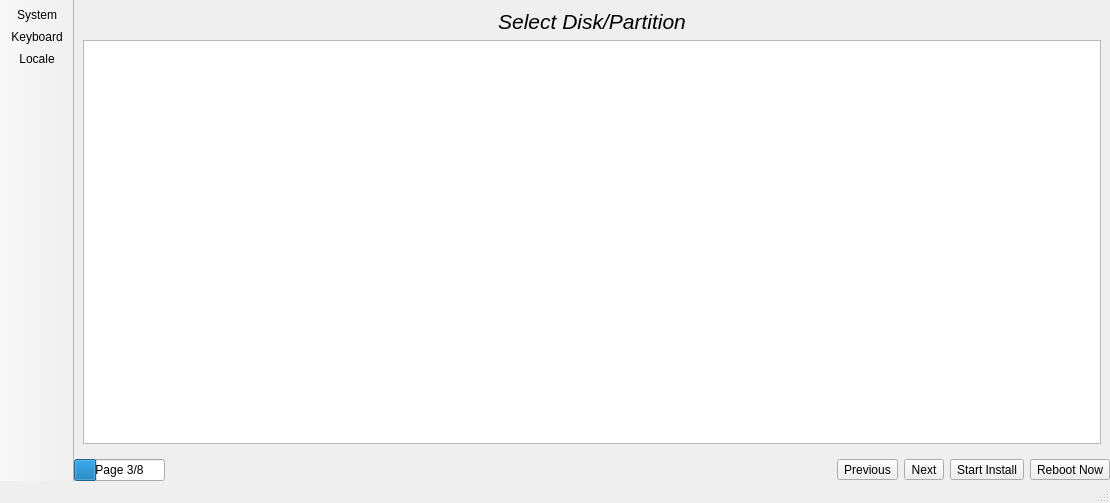
<?xml version="1.0" encoding="UTF-8"?>
<ui version="4.0">
 <class>MainUI</class>
 <widget class="QMainWindow" name="MainUI">
  <property name="geometry">
   <rect>
    <x>0</x>
    <y>0</y>
    <width>1110</width>
    <height>503</height>
   </rect>
  </property>
  <property name="windowTitle">
   <string>MainWindow</string>
  </property>
  <widget class="QWidget" name="centralwidget">
   <layout class="QVBoxLayout" name="verticalLayout">
    <property name="leftMargin">
     <number>0</number>
    </property>
    <property name="topMargin">
     <number>0</number>
    </property>
    <property name="rightMargin">
     <number>0</number>
    </property>
    <property name="bottomMargin">
     <number>0</number>
    </property>
    <item>
     <widget class="QStackedWidget" name="stackedWidget">
      <property name="currentIndex">
       <number>1</number>
      </property>
      <widget class="QWidget" name="page_welcome">
       <layout class="QVBoxLayout" name="verticalLayout_6">
        <item>
         <spacer name="verticalSpacer_6">
          <property name="orientation">
           <enum>Qt::Vertical</enum>
          </property>
          <property name="sizeHint" stdset="0">
           <size>
            <width>20</width>
            <height>40</height>
           </size>
          </property>
         </spacer>
        </item>
        <item>
         <widget class="QLabel" name="label_3">
          <property name="font">
           <font>
            <pointsize>16</pointsize>
            <italic>true</italic>
           </font>
          </property>
          <property name="text">
           <string>Welcome to Project Trident!</string>
          </property>
          <property name="alignment">
           <set>Qt::AlignCenter</set>
          </property>
         </widget>
        </item>
        <item>
         <spacer name="verticalSpacer_5">
          <property name="orientation">
           <enum>Qt::Vertical</enum>
          </property>
          <property name="sizeHint" stdset="0">
           <size>
            <width>20</width>
            <height>40</height>
           </size>
          </property>
         </spacer>
        </item>
        <item>
         <layout class="QGridLayout" name="gridLayout">
          <item row="2" column="1">
           <widget class="QDateTimeEdit" name="dateTimeEdit">
            <property name="calendarPopup">
             <bool>true</bool>
            </property>
           </widget>
          </item>
          <item row="1" column="1">
           <widget class="QLabel" name="label_19">
            <property name="text">
             <string>Local Time</string>
            </property>
            <property name="alignment">
             <set>Qt::AlignCenter</set>
            </property>
           </widget>
          </item>
          <item row="1" column="0">
           <spacer name="horizontalSpacer_2">
            <property name="orientation">
             <enum>Qt::Horizontal</enum>
            </property>
            <property name="sizeHint" stdset="0">
             <size>
              <width>40</width>
              <height>20</height>
             </size>
            </property>
           </spacer>
          </item>
          <item row="1" column="2">
           <widget class="QLabel" name="label_20">
            <property name="text">
             <string>Time Zone</string>
            </property>
            <property name="alignment">
             <set>Qt::AlignCenter</set>
            </property>
           </widget>
          </item>
          <item row="1" column="3">
           <spacer name="horizontalSpacer_3">
            <property name="orientation">
             <enum>Qt::Horizontal</enum>
            </property>
            <property name="sizeHint" stdset="0">
             <size>
              <width>40</width>
              <height>20</height>
             </size>
            </property>
           </spacer>
          </item>
          <item row="2" column="2">
           <widget class="QComboBox" name="combo_welcome_timezone">
            <property name="sizeAdjustPolicy">
             <enum>QComboBox::AdjustToContentsOnFirstShow</enum>
            </property>
           </widget>
          </item>
         </layout>
        </item>
        <item>
         <spacer name="verticalSpacer_4">
          <property name="orientation">
           <enum>Qt::Vertical</enum>
          </property>
          <property name="sizeHint" stdset="0">
           <size>
            <width>20</width>
            <height>40</height>
           </size>
          </property>
         </spacer>
        </item>
       </layout>
      </widget>
      <widget class="QWidget" name="page_partitions">
       <layout class="QVBoxLayout" name="verticalLayout_5">
        <item>
         <widget class="QLabel" name="label_2">
          <property name="font">
           <font>
            <pointsize>16</pointsize>
            <italic>true</italic>
           </font>
          </property>
          <property name="text">
           <string>Select Disk/Partition</string>
          </property>
          <property name="alignment">
           <set>Qt::AlignCenter</set>
          </property>
         </widget>
        </item>
        <item>
         <widget class="QTreeWidget" name="tree_disks">
          <property name="indentation">
           <number>10</number>
          </property>
          <property name="rootIsDecorated">
           <bool>true</bool>
          </property>
          <property name="sortingEnabled">
           <bool>false</bool>
          </property>
          <property name="animated">
           <bool>true</bool>
          </property>
          <property name="wordWrap">
           <bool>true</bool>
          </property>
          <property name="headerHidden">
           <bool>true</bool>
          </property>
          <column>
           <property name="text">
            <string notr="true">1</string>
           </property>
          </column>
         </widget>
        </item>
       </layout>
      </widget>
      <widget class="QWidget" name="page_user">
       <layout class="QVBoxLayout" name="verticalLayout_7">
        <item>
         <widget class="QLabel" name="label_6">
          <property name="font">
           <font>
            <pointsize>16</pointsize>
            <italic>true</italic>
           </font>
          </property>
          <property name="text">
           <string>Setup Accounts</string>
          </property>
          <property name="alignment">
           <set>Qt::AlignCenter</set>
          </property>
         </widget>
        </item>
        <item>
         <widget class="QScrollArea" name="scrollArea">
          <property name="widgetResizable">
           <bool>true</bool>
          </property>
          <widget class="QWidget" name="scrollAreaWidgetContents">
           <property name="geometry">
            <rect>
             <x>0</x>
             <y>0</y>
             <width>997</width>
             <height>395</height>
            </rect>
           </property>
           <layout class="QVBoxLayout" name="verticalLayout_8">
            <item>
             <widget class="QGroupBox" name="groupBox">
              <property name="font">
               <font>
                <weight>50</weight>
                <bold>false</bold>
               </font>
              </property>
              <property name="title">
               <string>Administrator Password</string>
              </property>
              <layout class="QFormLayout" name="formLayout">
               <property name="labelAlignment">
                <set>Qt::AlignRight|Qt::AlignTrailing|Qt::AlignVCenter</set>
               </property>
               <item row="0" column="0">
                <widget class="QLabel" name="label_8">
                 <property name="text">
                  <string>Password</string>
                 </property>
                </widget>
               </item>
               <item row="0" column="1">
                <layout class="QHBoxLayout" name="horizontalLayout_3">
                 <item>
                  <widget class="QLineEdit" name="line_pass_root">
                   <property name="echoMode">
                    <enum>QLineEdit::Password</enum>
                   </property>
                  </widget>
                 </item>
                 <item>
                  <widget class="QToolButton" name="tool_showpass_root">
                   <property name="toolTip">
                    <string>View Password</string>
                   </property>
                   <property name="text">
                    <string notr="true"/>
                   </property>
                   <property name="icon">
                    <iconset theme="view-preview">
                     <normaloff>.</normaloff>.</iconset>
                   </property>
                  </widget>
                 </item>
                </layout>
               </item>
               <item row="1" column="0">
                <widget class="QLabel" name="label_12">
                 <property name="text">
                  <string>Repeat Password</string>
                 </property>
                </widget>
               </item>
               <item row="1" column="1">
                <layout class="QHBoxLayout" name="horizontalLayout_4">
                 <item>
                  <widget class="QLineEdit" name="line_passrepeat_root">
                   <property name="echoMode">
                    <enum>QLineEdit::Password</enum>
                   </property>
                  </widget>
                 </item>
                 <item>
                  <widget class="QToolButton" name="tool_root_pass_chk">
                   <property name="toolTip">
                    <string>Passwords do not match!!</string>
                   </property>
                   <property name="text">
                    <string notr="true"/>
                   </property>
                   <property name="icon">
                    <iconset theme="dialog-error">
                     <normaloff>.</normaloff>.</iconset>
                   </property>
                   <property name="autoRaise">
                    <bool>true</bool>
                   </property>
                  </widget>
                 </item>
                </layout>
               </item>
              </layout>
             </widget>
            </item>
            <item>
             <widget class="QGroupBox" name="groupBox_2">
              <property name="font">
               <font>
                <weight>50</weight>
                <bold>false</bold>
               </font>
              </property>
              <property name="title">
               <string>User Account (more can be created later)</string>
              </property>
              <property name="flat">
               <bool>false</bool>
              </property>
              <layout class="QFormLayout" name="formLayout_2">
               <property name="labelAlignment">
                <set>Qt::AlignRight|Qt::AlignTrailing|Qt::AlignVCenter</set>
               </property>
               <item row="0" column="0">
                <widget class="QLabel" name="label_10">
                 <property name="text">
                  <string>Name</string>
                 </property>
                </widget>
               </item>
               <item row="0" column="1">
                <widget class="QLineEdit" name="line_user_comment"/>
               </item>
               <item row="1" column="0">
                <widget class="QLabel" name="label_7">
                 <property name="text">
                  <string>Username</string>
                 </property>
                </widget>
               </item>
               <item row="1" column="1">
                <widget class="QLineEdit" name="line_user_name"/>
               </item>
               <item row="2" column="0">
                <widget class="QLabel" name="label_9">
                 <property name="text">
                  <string>Password</string>
                 </property>
                </widget>
               </item>
               <item row="2" column="1">
                <layout class="QHBoxLayout" name="horizontalLayout_6">
                 <item>
                  <widget class="QLineEdit" name="line_user_pass">
                   <property name="echoMode">
                    <enum>QLineEdit::Password</enum>
                   </property>
                  </widget>
                 </item>
                 <item>
                  <widget class="QToolButton" name="toolButton_4">
                   <property name="toolTip">
                    <string>View Password</string>
                   </property>
                   <property name="text">
                    <string notr="true"/>
                   </property>
                   <property name="icon">
                    <iconset theme="view-preview">
                     <normaloff>.</normaloff>.</iconset>
                   </property>
                  </widget>
                 </item>
                </layout>
               </item>
               <item row="3" column="0">
                <widget class="QLabel" name="label_11">
                 <property name="text">
                  <string>Repeat Password</string>
                 </property>
                </widget>
               </item>
               <item row="3" column="1">
                <layout class="QHBoxLayout" name="horizontalLayout_5">
                 <item>
                  <widget class="QLineEdit" name="line_user_pass2">
                   <property name="echoMode">
                    <enum>QLineEdit::Password</enum>
                   </property>
                  </widget>
                 </item>
                 <item>
                  <widget class="QToolButton" name="tool_user_pass_chk">
                   <property name="toolTip">
                    <string>Passwords do not match!!</string>
                   </property>
                   <property name="text">
                    <string notr="true"/>
                   </property>
                   <property name="icon">
                    <iconset theme="dialog-error">
                     <normaloff>.</normaloff>.</iconset>
                   </property>
                   <property name="autoRaise">
                    <bool>true</bool>
                   </property>
                  </widget>
                 </item>
                </layout>
               </item>
               <item row="4" column="0">
                <widget class="QLabel" name="label_13">
                 <property name="text">
                  <string>Shell</string>
                 </property>
                </widget>
               </item>
               <item row="4" column="1">
                <widget class="QComboBox" name="combo_user_shell"/>
               </item>
              </layout>
             </widget>
            </item>
            <item>
             <spacer name="verticalSpacer">
              <property name="orientation">
               <enum>Qt::Vertical</enum>
              </property>
              <property name="sizeHint" stdset="0">
               <size>
                <width>20</width>
                <height>40</height>
               </size>
              </property>
             </spacer>
            </item>
           </layout>
          </widget>
         </widget>
        </item>
       </layout>
      </widget>
      <widget class="QWidget" name="page_pkgs">
       <layout class="QVBoxLayout" name="verticalLayout_3">
        <item>
         <widget class="QLabel" name="label_4">
          <property name="font">
           <font>
            <pointsize>16</pointsize>
            <italic>true</italic>
           </font>
          </property>
          <property name="text">
           <string>Select Packages to Install</string>
          </property>
          <property name="alignment">
           <set>Qt::AlignCenter</set>
          </property>
         </widget>
        </item>
        <item>
         <widget class="QTreeWidget" name="tree_pkgs">
          <property name="headerHidden">
           <bool>true</bool>
          </property>
          <column>
           <property name="text">
            <string notr="true">1</string>
           </property>
          </column>
         </widget>
        </item>
       </layout>
      </widget>
      <widget class="QWidget" name="page_summary">
       <layout class="QVBoxLayout" name="verticalLayout_4">
        <item>
         <widget class="QLabel" name="label_5">
          <property name="font">
           <font>
            <pointsize>16</pointsize>
            <italic>true</italic>
           </font>
          </property>
          <property name="text">
           <string>Review: Summary of Changes</string>
          </property>
          <property name="alignment">
           <set>Qt::AlignCenter</set>
          </property>
         </widget>
        </item>
        <item>
         <widget class="QTextEdit" name="textEdit">
          <property name="readOnly">
           <bool>true</bool>
          </property>
         </widget>
        </item>
        <item>
         <widget class="QLabel" name="label">
          <property name="font">
           <font>
            <weight>50</weight>
            <italic>true</italic>
            <bold>false</bold>
           </font>
          </property>
          <property name="text">
           <string>&lt;html&gt;&lt;head/&gt;&lt;body&gt;&lt;p&gt;&lt;span style=&quot; font-weight:600;&quot;&gt;Make sure this is correct!&lt;/span&gt; Once you start the installation, you will overwrite any data on the designated disks/partitions!&lt;/p&gt;&lt;/body&gt;&lt;/html&gt;</string>
          </property>
          <property name="alignment">
           <set>Qt::AlignCenter</set>
          </property>
          <property name="wordWrap">
           <bool>true</bool>
          </property>
         </widget>
        </item>
       </layout>
      </widget>
      <widget class="QWidget" name="page_installing">
       <layout class="QVBoxLayout" name="verticalLayout_2">
        <item>
         <widget class="QTabWidget" name="tabWidget">
          <property name="currentIndex">
           <number>0</number>
          </property>
          <widget class="QWidget" name="tab">
           <attribute name="title">
            <string>Tab 1</string>
           </attribute>
           <widget class="QLabel" name="label_17">
            <property name="geometry">
             <rect>
              <x>50</x>
              <y>40</y>
              <width>271</width>
              <height>19</height>
             </rect>
            </property>
            <property name="text">
             <string>Install Slide 1</string>
            </property>
           </widget>
          </widget>
          <widget class="QWidget" name="tab_2">
           <attribute name="title">
            <string>Tab 2</string>
           </attribute>
           <widget class="QLabel" name="label_18">
            <property name="geometry">
             <rect>
              <x>280</x>
              <y>280</y>
              <width>271</width>
              <height>19</height>
             </rect>
            </property>
            <property name="text">
             <string>Install Slide 2</string>
            </property>
           </widget>
          </widget>
         </widget>
        </item>
        <item>
         <layout class="QHBoxLayout" name="horizontalLayout_2">
          <item>
           <widget class="QProgressBar" name="progressBar_2">
            <property name="sizePolicy">
             <sizepolicy hsizetype="Preferred" vsizetype="Fixed">
              <horstretch>0</horstretch>
              <verstretch>0</verstretch>
             </sizepolicy>
            </property>
            <property name="maximum">
             <number>0</number>
            </property>
            <property name="value">
             <number>-1</number>
            </property>
           </widget>
          </item>
          <item>
           <widget class="QLabel" name="label_installing">
            <property name="sizePolicy">
             <sizepolicy hsizetype="Expanding" vsizetype="Preferred">
              <horstretch>0</horstretch>
              <verstretch>0</verstretch>
             </sizepolicy>
            </property>
            <property name="text">
             <string>Installing...</string>
            </property>
           </widget>
          </item>
         </layout>
        </item>
       </layout>
      </widget>
      <widget class="QWidget" name="page_finished">
       <layout class="QVBoxLayout" name="verticalLayout_9">
        <item>
         <widget class="QLabel" name="label_14">
          <property name="font">
           <font>
            <pointsize>16</pointsize>
            <italic>true</italic>
           </font>
          </property>
          <property name="text">
           <string>Installation Finished</string>
          </property>
          <property name="alignment">
           <set>Qt::AlignCenter</set>
          </property>
         </widget>
        </item>
        <item>
         <spacer name="verticalSpacer_3">
          <property name="orientation">
           <enum>Qt::Vertical</enum>
          </property>
          <property name="sizeHint" stdset="0">
           <size>
            <width>20</width>
            <height>40</height>
           </size>
          </property>
         </spacer>
        </item>
        <item>
         <widget class="QLabel" name="label_15">
          <property name="text">
           <string>TextLabel</string>
          </property>
          <property name="alignment">
           <set>Qt::AlignCenter</set>
          </property>
         </widget>
        </item>
        <item>
         <spacer name="verticalSpacer_2">
          <property name="orientation">
           <enum>Qt::Vertical</enum>
          </property>
          <property name="sizeHint" stdset="0">
           <size>
            <width>20</width>
            <height>40</height>
           </size>
          </property>
         </spacer>
        </item>
        <item>
         <widget class="QLabel" name="label_16">
          <property name="font">
           <font>
            <weight>50</weight>
            <italic>true</italic>
            <bold>false</bold>
           </font>
          </property>
          <property name="text">
           <string>&lt;html&gt;&lt;head/&gt;&lt;body&gt;&lt;p&gt;&lt;span style=&quot; font-weight:600;&quot;&gt;Note:&lt;/span&gt; Please remove the installation medium (dvd or usb) before powering on your system again.&lt;/p&gt;&lt;/body&gt;&lt;/html&gt;</string>
          </property>
          <property name="alignment">
           <set>Qt::AlignCenter</set>
          </property>
          <property name="wordWrap">
           <bool>true</bool>
          </property>
         </widget>
        </item>
       </layout>
      </widget>
     </widget>
    </item>
    <item>
     <widget class="QFrame" name="frame_buttons">
      <layout class="QHBoxLayout" name="horizontalLayout">
       <property name="leftMargin">
        <number>0</number>
       </property>
       <property name="topMargin">
        <number>0</number>
       </property>
       <property name="rightMargin">
        <number>0</number>
       </property>
       <property name="bottomMargin">
        <number>0</number>
       </property>
       <item>
        <widget class="QProgressBar" name="progress_pages">
         <property name="sizePolicy">
          <sizepolicy hsizetype="Preferred" vsizetype="Fixed">
           <horstretch>0</horstretch>
           <verstretch>0</verstretch>
          </sizepolicy>
         </property>
         <property name="minimum">
          <number>1</number>
         </property>
         <property name="maximum">
          <number>9</number>
         </property>
         <property name="value">
          <number>3</number>
         </property>
         <property name="format">
          <string>Page %v/%m</string>
         </property>
        </widget>
       </item>
       <item>
        <spacer name="horizontalSpacer">
         <property name="orientation">
          <enum>Qt::Horizontal</enum>
         </property>
         <property name="sizeHint" stdset="0">
          <size>
           <width>40</width>
           <height>20</height>
          </size>
         </property>
        </spacer>
       </item>
       <item>
        <widget class="QToolButton" name="tool_prev">
         <property name="text">
          <string>Previous</string>
         </property>
         <property name="icon">
          <iconset theme="arrow-left">
           <normaloff>.</normaloff>.</iconset>
         </property>
         <property name="shortcut">
          <string>Alt+P</string>
         </property>
         <property name="toolButtonStyle">
          <enum>Qt::ToolButtonTextBesideIcon</enum>
         </property>
        </widget>
       </item>
       <item>
        <widget class="QToolButton" name="tool_next">
         <property name="text">
          <string>Next</string>
         </property>
         <property name="icon">
          <iconset theme="arrow-right">
           <normaloff>.</normaloff>.</iconset>
         </property>
         <property name="shortcut">
          <string>Alt+N</string>
         </property>
         <property name="toolButtonStyle">
          <enum>Qt::ToolButtonTextBesideIcon</enum>
         </property>
        </widget>
       </item>
       <item>
        <widget class="QToolButton" name="tool_startinstall">
         <property name="text">
          <string>Start Install</string>
         </property>
         <property name="icon">
          <iconset theme="dialog-ok-apply">
           <normaloff>.</normaloff>.</iconset>
         </property>
         <property name="toolButtonStyle">
          <enum>Qt::ToolButtonTextBesideIcon</enum>
         </property>
        </widget>
       </item>
       <item>
        <widget class="QToolButton" name="tool_reboot">
         <property name="text">
          <string>Reboot Now</string>
         </property>
         <property name="icon">
          <iconset theme="system-reboot">
           <normaloff>.</normaloff>.</iconset>
         </property>
         <property name="toolButtonStyle">
          <enum>Qt::ToolButtonTextBesideIcon</enum>
         </property>
        </widget>
       </item>
      </layout>
     </widget>
    </item>
   </layout>
  </widget>
  <widget class="QStatusBar" name="statusbar"/>
  <widget class="QToolBar" name="toolBar">
   <property name="windowTitle">
    <string>toolBar</string>
   </property>
   <property name="movable">
    <bool>false</bool>
   </property>
   <property name="toolButtonStyle">
    <enum>Qt::ToolButtonTextUnderIcon</enum>
   </property>
   <property name="floatable">
    <bool>false</bool>
   </property>
   <attribute name="toolBarArea">
    <enum>LeftToolBarArea</enum>
   </attribute>
   <attribute name="toolBarBreak">
    <bool>false</bool>
   </attribute>
   <addaction name="actionInfo"/>
   <addaction name="actionKeyboard"/>
   <addaction name="actionLocale"/>
  </widget>
  <action name="actionInfo">
   <property name="icon">
    <iconset theme="utilities-system-monitor">
     <normaloff>.</normaloff>.</iconset>
   </property>
   <property name="text">
    <string>System</string>
   </property>
   <property name="toolTip">
    <string>System Information</string>
   </property>
  </action>
  <action name="actionKeyboard">
   <property name="icon">
    <iconset theme="input-keyboard">
     <normaloff>.</normaloff>.</iconset>
   </property>
   <property name="text">
    <string>Keyboard</string>
   </property>
   <property name="toolTip">
    <string>Keyboard Settings</string>
   </property>
  </action>
  <action name="actionLocale">
   <property name="icon">
    <iconset theme="preferences-desktop-locale">
     <normaloff>.</normaloff>.</iconset>
   </property>
   <property name="text">
    <string>Locale</string>
   </property>
   <property name="toolTip">
    <string>Localization</string>
   </property>
  </action>
 </widget>
 <resources/>
 <connections/>
</ui>
